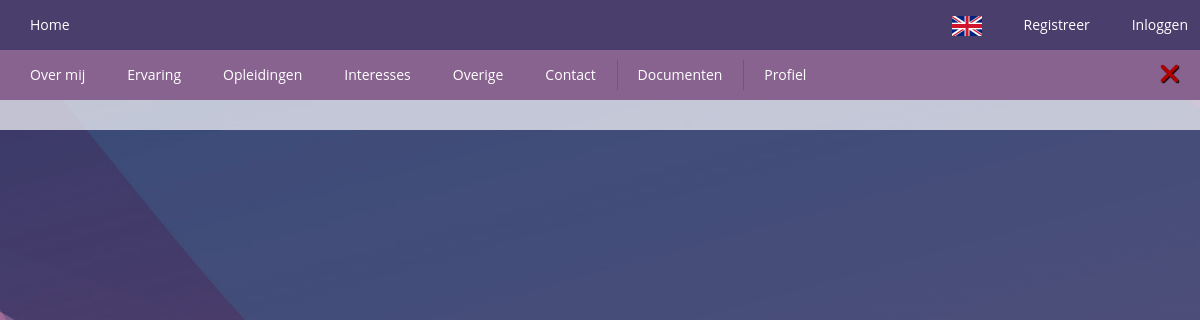
The page /index.php?portfolio=3 on the database as committed earlier.
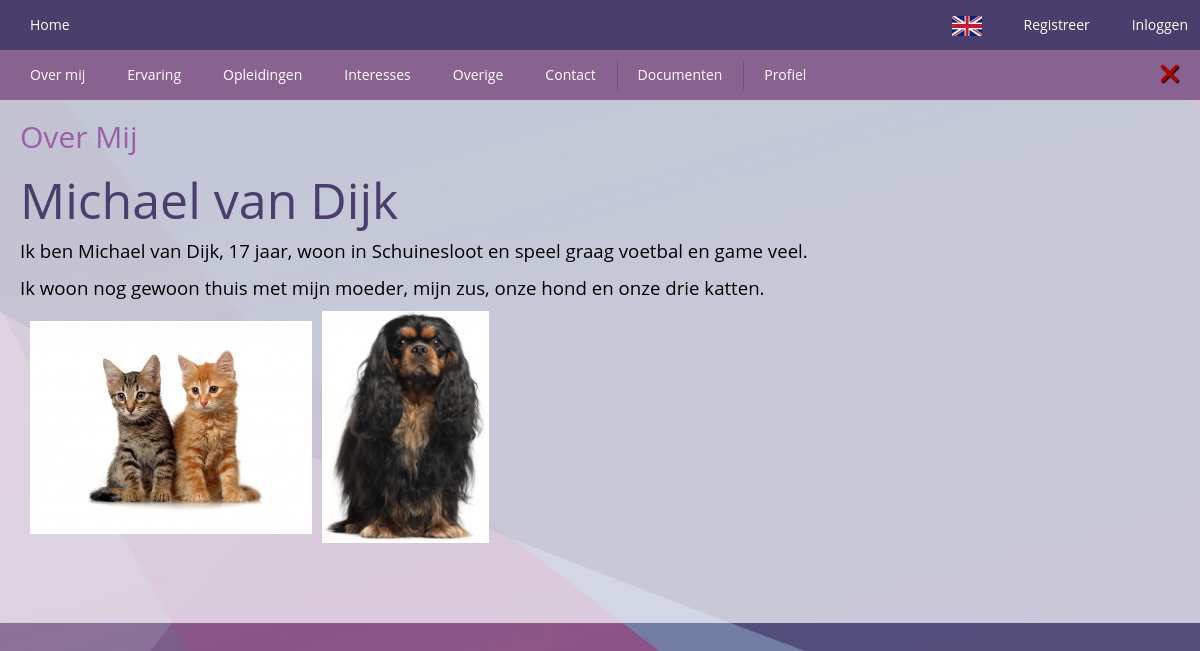
The same page on the database as committed later.
### tables this page shows
CREATE TABLE IF NOT EXISTS `content` (
  `ContentID` int(11) NOT NULL AUTO_INCREMENT,
  `UserId` int(11) NOT NULL,
  `Content` text NOT NULL,
  `Tags` varchar(255) NOT NULL,
  `Date` date NOT NULL,
  `waarmerk` enum('0','1') NOT NULL DEFAULT '0',
  PRIMARY KEY (`UserId`,`Tags`),
  UNIQUE KEY `ContentID` (`ContentID`),
  UNIQUE KEY `UserId` (`UserId`,`Tags`)
);

### core.php (the view, shortened to what this page needs)
<?php
class Core {
	function dbc($servername = 'db.jaroeneefting.com', $username = 'md192121db371333', $password = 'gHG7Ha5P', $dbname = 'md192121db371333') {
		$dbc = mysqli_connect($servername, $username, $password, $dbname);
		return $dbc;
    }
    function getPortfolioContent($id, $tag="Over Mij") {
        $dbc = $this->dbc();
        $sql = "SELECT `Content`, `Tags` FROM `content` WHERE Tags='" . $tag . "' AND UserID=" . $id . ";";
        if (mysqli_query($dbc, $sql)) {
            $result = mysqli_query($dbc, $sql);
			$sql2 = 'SELECT * FROM `grade` WHERE UserID=' . $_GET['portfolio'] . " AND Grade ='1'";
			$row = mysqli_query($dbc, $sql2);
			$count = mysqli_num_rows($row);
			if($_SESSION['language'] == 'dutch'){
				echo'<ul class="topbar portfolio">'
				. '<li class="item left"> <a href="?portfolio=' . $id . '">Over mij</a></li>'
				. '<li class="item left"> <a href="?portfolio=' . $id . '&tag=' . "Ervaring" . '">Ervaring</a></li>'
				. '<li class="item left"> <a href="?portfolio=' . $id . '&tag=' . "Opleidingen" . '">Opleidingen</a></li>'
				. '<li class="item left"> <a href="?portfolio=' . $id . '&tag=' . "Interesses" . '">Interesses</a></li>'
				. '<li class="item left"> <a href="?portfolio=' . $id . '&tag=' . "Overige" . '">Overige</a></li>'
				. '<li class="item left"> <a href="?portfolio=' . $id . '&tag=' . "Contact" . '">Contact</a></li>'
				. '<li class="item left divider-vertical"></li>'
				. '<li class="item left"> <a href="?page=fileOverview&user=' . $id . '">Documenten</a></li>'
				. '<li class="item left divider-vertical"></li>'
				. '<li class="item left"> <a href="?page=profiel&user=' . $id . '">Profiel</a></li>';
				if($count == 0){
					echo '<li class="item right port_approve"><i class="fa fa-times fa-2x" data-toggle="tooltip" data-placement="bottom" title="Dit portfolio is nog niet goed gekeurd." aria-hidden="true"></i></li>';
				}
				echo '</ul>';
			}
            while ($row = mysqli_fetch_assoc($result)) {
				if($_SESSION['language'] == 'dutch'){
					echo '<h2>' . $row['Tags'];
					if (isset($_SESSION['id']) && $_SESSION['id'] == $id) {
						if($row["Tags"] != "Over Mij"){
							echo ' <a href="?editPortfolio=' . $id . '&tag=' . $row['Tags'] . '"><i class="fa fa-pencil" aria-hidden="true"></i></a></h2>';
						}else{
							echo ' <a href="?editPortfolio=' . $id . '"><i class="fa fa-pencil" aria-hidden="true"></i></a></h2>';
						}
					} else {
						echo '</h2>';
					}
				}
                echo $row['Content'];
            }
        } else {
            include 'page/home.php';
        }
    }
}
?>

Rows that differ between the two databases and show on the page:
added content: Tags "Over Mij", Content "Michael van Dijk Ik ben Michael van Dijk, 17 jaar, woon in Schuinesloot en speel graag voetbal en game veel. Ik woon nog gewoon thuis met mijn moeder, mijn zus, onze hond en onze dri e katten.", Content (picture)
